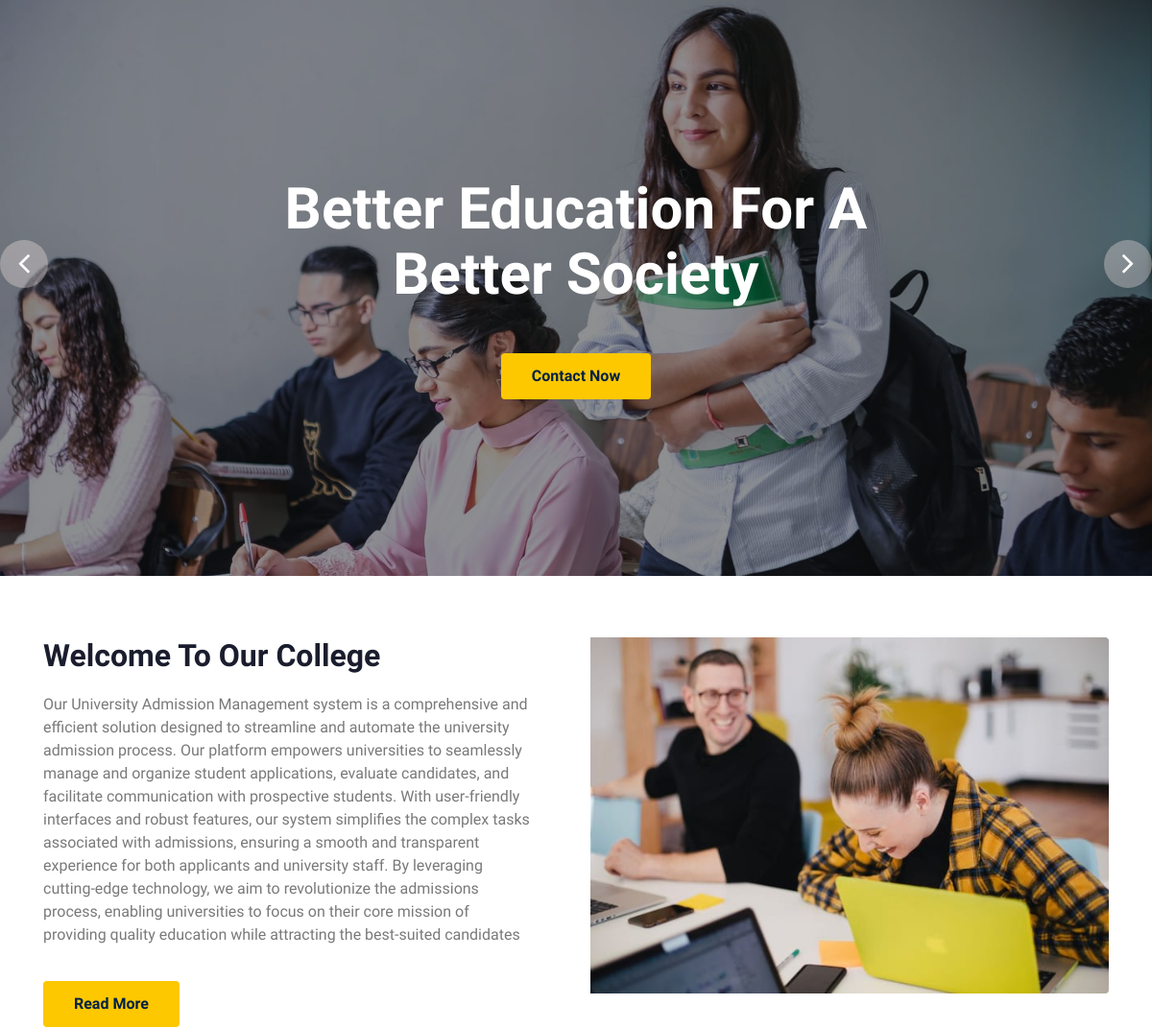
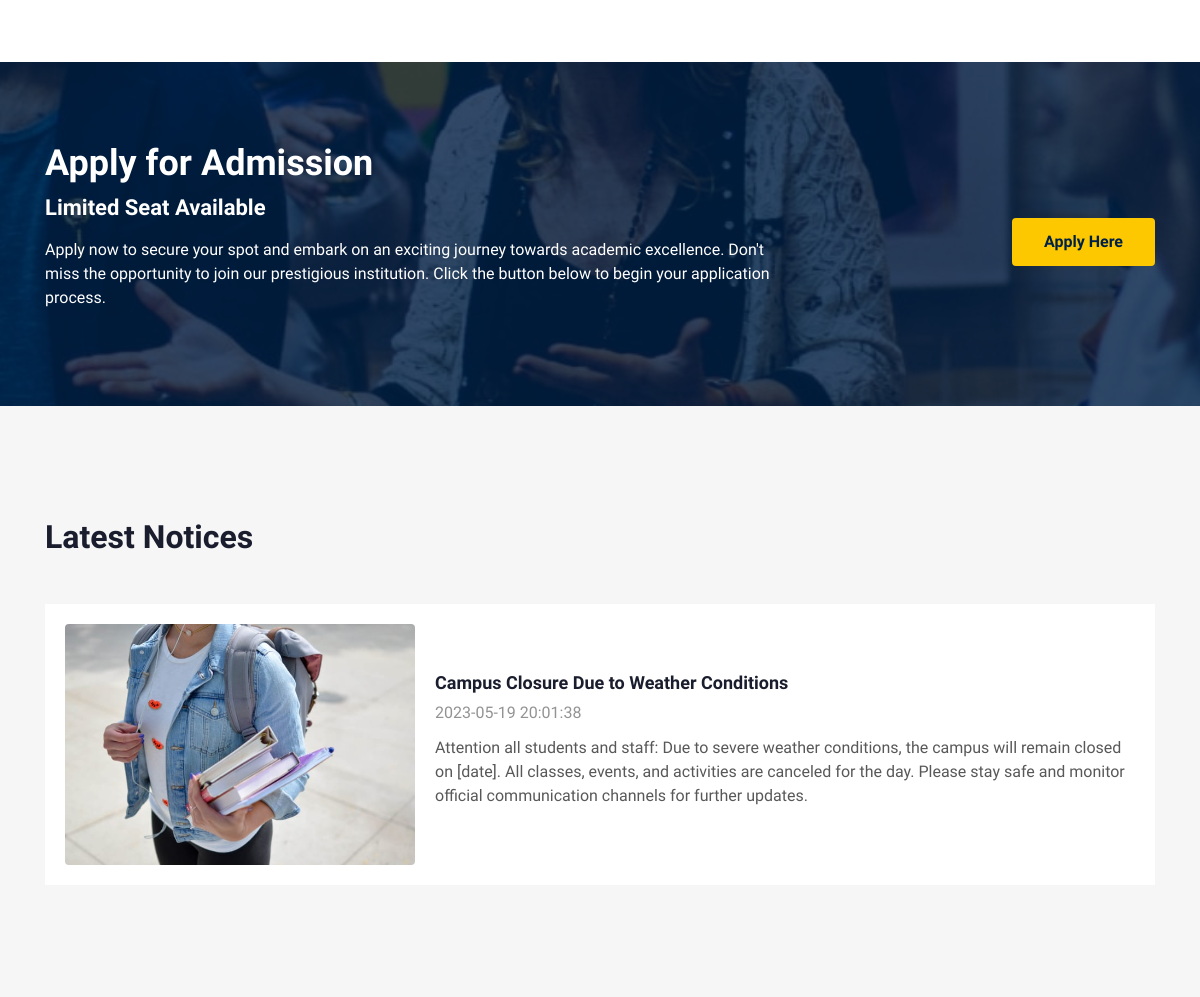
The page / on the database its author committed (2 pictures, top to bottom).
### tables this page shows
CREATE TABLE `tblpage` (
  `ID` int(10) NOT NULL,
  `PageType` varchar(200) DEFAULT NULL,
  `PageTitle` mediumtext DEFAULT NULL,
  `PageDescription` mediumtext DEFAULT NULL,
  `Email` varchar(200) DEFAULT NULL,
  `MobileNumber` bigint(10) DEFAULT NULL,
  `UpdationDate` date DEFAULT NULL,
  `Timing` varchar(200) NOT NULL
);

CREATE TABLE `tblnotice` (
  `ID` int(11) NOT NULL,
  `Title` varchar(250) DEFAULT NULL,
  `Decription` varchar(350) DEFAULT NULL,
  `CreationDate` timestamp NULL DEFAULT current_timestamp()
);

### index.php (the view, shortened to what this page needs)
<?php
include('includes/dbconnection.php');
?>
<!doctype html>
<html lang="en">
<head>
  <link rel="stylesheet" href="assets/css/style-starter.css">
</head>
<body>
  <section class="w3l-main-slider" id="home">
    <div class="companies20-content">
      <div class="owl-one owl-carousel owl-theme">
        <div class="item">
          <li>
            <div class="slider-info banner-view bg bg2" data-selector=".bg.bg2">
              <div class="banner-info">
                <div class="container">
                  <div class="banner-info-bg mx-auto text-center">
                    <h5>Better Education For A Better Society</h5>
                    <a class="btn btn-secondary btn-theme2 mt-md-5 mt-4" href="contact.php">Contact Now</a>
                  </div>
                </div>
              </div>
            </div>
          </li>
        </div>
      </div>
    </div>
  </section>
  <section class="w3l-index1" id="about">
    <div class="calltoaction-20  py-5 editContent">
      <div class="container py-md-3">
        <div class="calltoaction-20-content row">
          <div class="column center-align-self col-lg-6 pr-lg-5">
            <h5 class="editContent">Welcome To Our College</h5>
            <?php
            $ret = mysqli_query($con, "select * from tblpage where PageType='aboutus' ");
            while ($row = mysqli_fetch_array($ret)) {
            ?>
              <p class="more-gap editContent"><?php echo $row['PageDescription']; ?></p>
            <?php } ?>
            <a class="btn btn-secondary btn-theme2 mt-3" href="about.php"> Read More</a>
          </div>
          <div class="column ccont-left col-lg-6">
            <img src="assets/images/g1.jpg" class="img-responsive" alt="">
          </div>
        </div>
      </div>
    </div>
  </section>
  <section class="services-12" id="course">
    <div class="form-12-content">
      <div class="container">
        <div class="grid grid-column-2 ">
          <div class="column1">
            <div class="heading">
              <h3 class="head text-white">Apply for Admission</h3>
              <h4>Limited Seat Available</h4>
              <p class="my-3 text-white">Apply now to secure your spot and embark on an exciting journey towards academic excellence. Don't miss the opportunity to join our prestigious institution. Click the button below to begin your application process.</p>
            </div>
          </div>
          <div class="column2">
            <a class="btn btn-secondary btn-theme2 mt-3" href="user/login.php"> Apply Here</a>
          </div>
        </div>
      </div>
    </div>
  </section>
  <section class="w3l-price-2" id="news">
    <div class="price-main py-5">
      <div class="container py-md-3">
        <div class="pricing-style-w3ls row py-md-5">
          <div class="pricing-chart col-lg-12">
            <h3 class="">Latest Notices</h3> <?php $query = mysqli_query($con, "select * from tblnotice ORDER BY ID DESC LIMIT 1");
                                              while ($row = mysqli_fetch_array($query)) {
                                              ?>
              <div class="tatest-top mt-md-5 mt-4">
                <div class="price-box btn-layout bt6">
                  <div class="grid grid-column-2">
                    <div class="column-6">
                      <img src="assets/images/g9.jpg" alt="" class="img-fluid">
                    </div>
                    <div class="column1">
                      <div class="job-info">
                        <h6 class="pricehead"><?php echo $row['Title']; ?></h6>
                        <h5><?php echo $row['CreationDate']; ?></h5>
                        <p><?php echo $row['Decription']; ?></p>
                      </div>
                    </div>
                  </div>
                </div>
              </div>
            <?php } ?>
          </div>
        </div>
      </div>
    </div>
  </section>
</body>
</html>

### rows shown on the page
tblpage: PageDescription "Our University Admission Management system is a comprehensive and efficient solution designed to streamline and automate the university admission process. Our platform empowers universities to seamlessly manage and organize student applications, evaluate candidates, and facilitate communication with prospective students. With user-friendly interfaces and robust features, our system simplifies the complex tasks associated with admissions, ensuring a smooth and transparent experience for both applicants and university staff. By leveraging cutting-edge technology, we aim to revolutionize the admissions process, enabling universities to focus on their core mission of providing quality education…"
tblnotice: Title "Campus Closure Due to Weather Conditions", CreationDate "2023-05-19 20:01:38", Decription "Attention all students and staff: Due to severe weather conditions, the campus will remain closed on [date]. All classes, events, and activities are canceled for the day. Please stay safe and monitor official communication channels for further updates."
